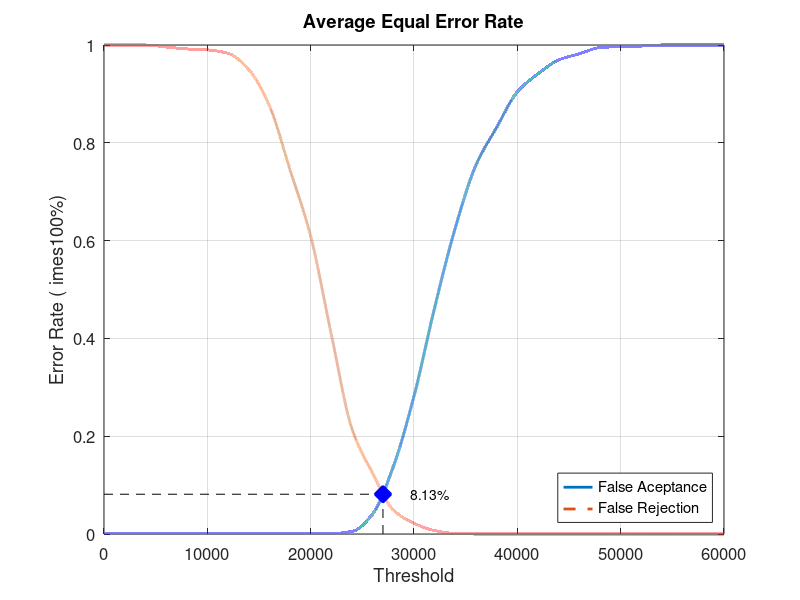
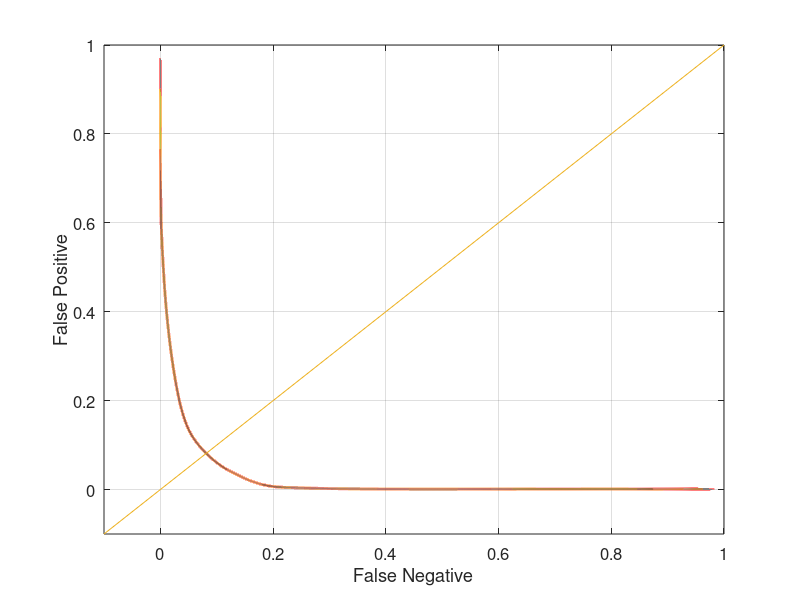

The MATLAB source for these figures, in order:
close all;
clear;
clc;
x = 0:2000:60000;
xq = 0:0.5:60000;

y0 = [0 0.00105263 0.00105263 0.00105263 0.00105263 0.00105263 0.00105263 0.00105263 0.00105263 0.00105263 0.00105263 0.00105263 0.00526316 0.0410526 0.137895 0.282105 0.463158 0.626316 0.754737 0.831579 0.90421 0.941053 0.969474 0.982105 0.994737 0.996842 0.997895 1 1 1 1]
yy0 = interp1(x, y0, xq, 'pchip');
y1 = [1 1 1 0.996 0.992 0.99 0.983 0.95 0.876 0.745 0.609 0.408 0.215 0.124 0.049 0.022 0.007 0.001 0 0 0 0 0 0 0 0 0 0 0 0 0]
yy1 = interp1(x, y1, xq, 'pchip');

% Calculating EER: 
y2 = abs(y0 - y1);
find(y2 == min(y2))
yy2 = abs(yy0 - yy1);
xEER = find(yy2 == min(yy2));
xEERIndex = xq(xEER) % X-axis EER
yEER = yy0(xEER) % Y-axis EER

main = figure
plot(xq, yy0,'-','LineWidth', 2);	hold on
plot(xq, yy1,'--','LineWidth', 2);	hold on
plot([xEERIndex xEERIndex], [0 yEER], 'k--');	hold on
plot([0 xEERIndex], [yEER yEER], 'k--');	hold on
plot(xEERIndex, yEER, 'bx', 'LineWidth', 10);	hold on
text(xEERIndex + 10 * xEERIndex / 100, yEER, [num2str(round((10000 * yEER)) / 100) '%'])
legend('False Aceptance', 'False Rejection', 'Location', 'SouthEast')
xlabel('Threshold')
ylabel('Error Rate (	imes100%)')
title('Average Equal Error Rate')
set(gca, 'FontSize', 12)
axis([0 60000 0 1])
grid on

print(main, 'Database4AverageMain', '-dpng');
FNRxFPR = figure('Color', [1 1 1]);
plot(yy1, yy0, '-', yy1, yy0, 'LineWidth', 2);
hold on
y = -0.1:0.1:1
plot(y, y); 
set(gca, 'FontSize', 12)
xlabel('False Negative')
ylabel('False Positive')
axis([-0.1 1 -0.1 1])
set(gca, 'FontSize', 12)
grid on

print(FNRxFPR, 'Database4AverageFNRxFPR','-dpng');
